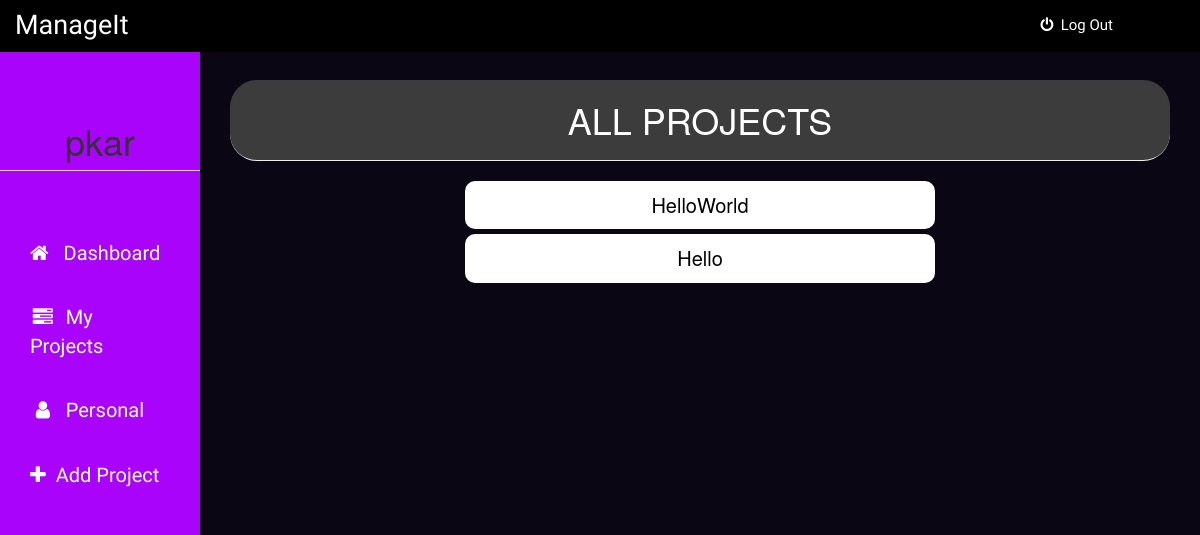
The page /dashboard (signed in) on the database as committed earlier.
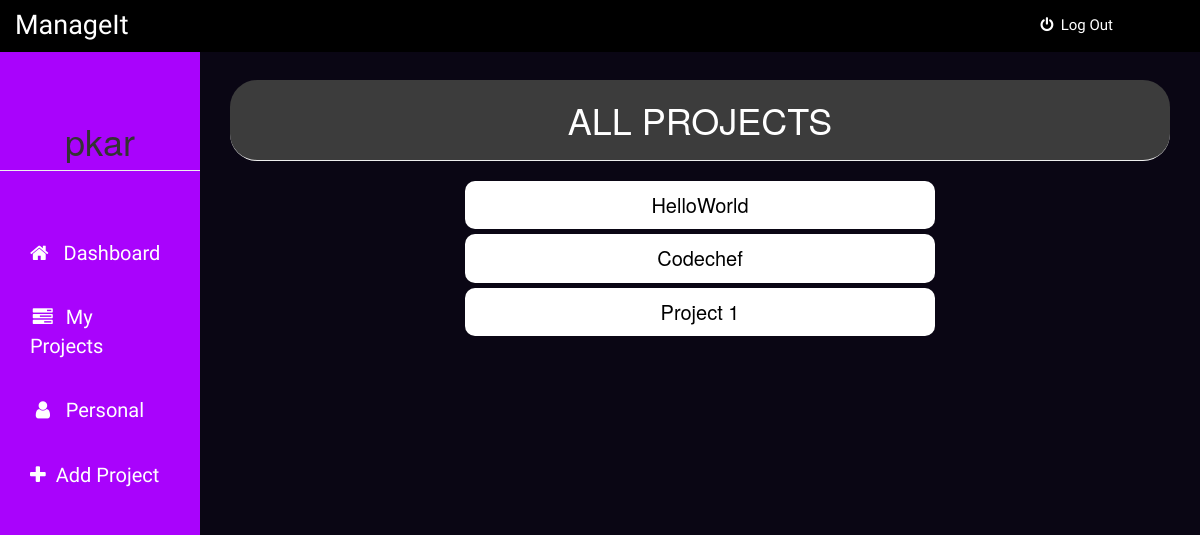
The same page on the database as committed later.
### app.py (models this page shows)
class Project(UserMixin, db.Model):
    id = db.Column(db.Integer, primary_key=True)
    projectname = db.Column(db.String(15), unique=True)
    creator = db.Column(db.String(15), nullable=False)
    userid = db.Column(db.Integer, nullable=False)
    projects = db.relationship('Projectdetail', backref='author', lazy=True)

### app.py (the view)
@app.route('/dashboard')
@login_required
def dashboard():
    tasks = Project.query.all()
    return render_template('dashboard.html', tasks=tasks, name=current_user.username)

### app.py (called while the page is built)
@login_manager.user_loader
def load_user(user_id):
    return User.query.get(int(user_id))

### templates/dashboard.html (shortened to what this page needs)
{% extends "bootstrap/base.html" %}
{% block styles %}
{{super()}}
<link rel="stylesheet" href="{{url_for('.static', filename='dashboard.css')}}">
<link rel="stylesheet" href="https://maxcdn.bootstrapcdn.com/font-awesome/4.7.0/css/font-awesome.min.css">
{% endblock %}
{% block content %}
    <nav class="navbar navbar-fixed-top">
      <div class="container-fluid">
        <div class="navbar-header">
          <center><h4>ManageIt</h4></center>
        </div>
        <div class="nav-con">
          <ul>
            <li><a href="{{ url_for('logout') }}"><i class="fa fa-power-off" aria-hidden="true"></i>&nbsp&nbspLog Out</a></li>
          </ul>
        </div>
      </div>
    </nav>
    <div class="container-fluid">
      <div class="row">
        <div class="col-sm-3 col-md-2 sidebar">
          <center><h1 class="page-header">{{ name }}</h1></center>
          <ul class="nav nav-sidebar">
            <li><a href="#"><i class="fa fa-home" aria-hidden="true"></i>&nbspDashboard</a></li>
            <li><a href="{{ url_for('myproject') }}"><i class="fa fa-tasks fa-fw" aria-hidden="true"></i>My Projects</a></li>
            <li><a href="{{ url_for('personaltask') }}"><i class="fa fa-user fa-fw" aria-hidden="true"></i>Personal</a></li>
            <li><a href="{{ url_for('addproject') }}"><i class="fa fa-plus" aria-hidden="true"></i>Add Project</a></li>
          </ul>
        </div>
        <div class="col-sm-9 col-sm-offset-3 col-md-10 col-md-offset-2 main">
          <center><h1 class="page-header">ALL PROJECTS</h1></center>
          {% for task in tasks %}
              <div class="pro_name">
                {{task.projectname}}
              </div>
          {% endfor %}
        </div>
      </div>
    </div>
{% endblock %}

Rows that differ between the two databases and show on the page:
removed Project: projectname "Hello"
added Project: projectname "Codechef"
added Project: projectname "Project 1"
